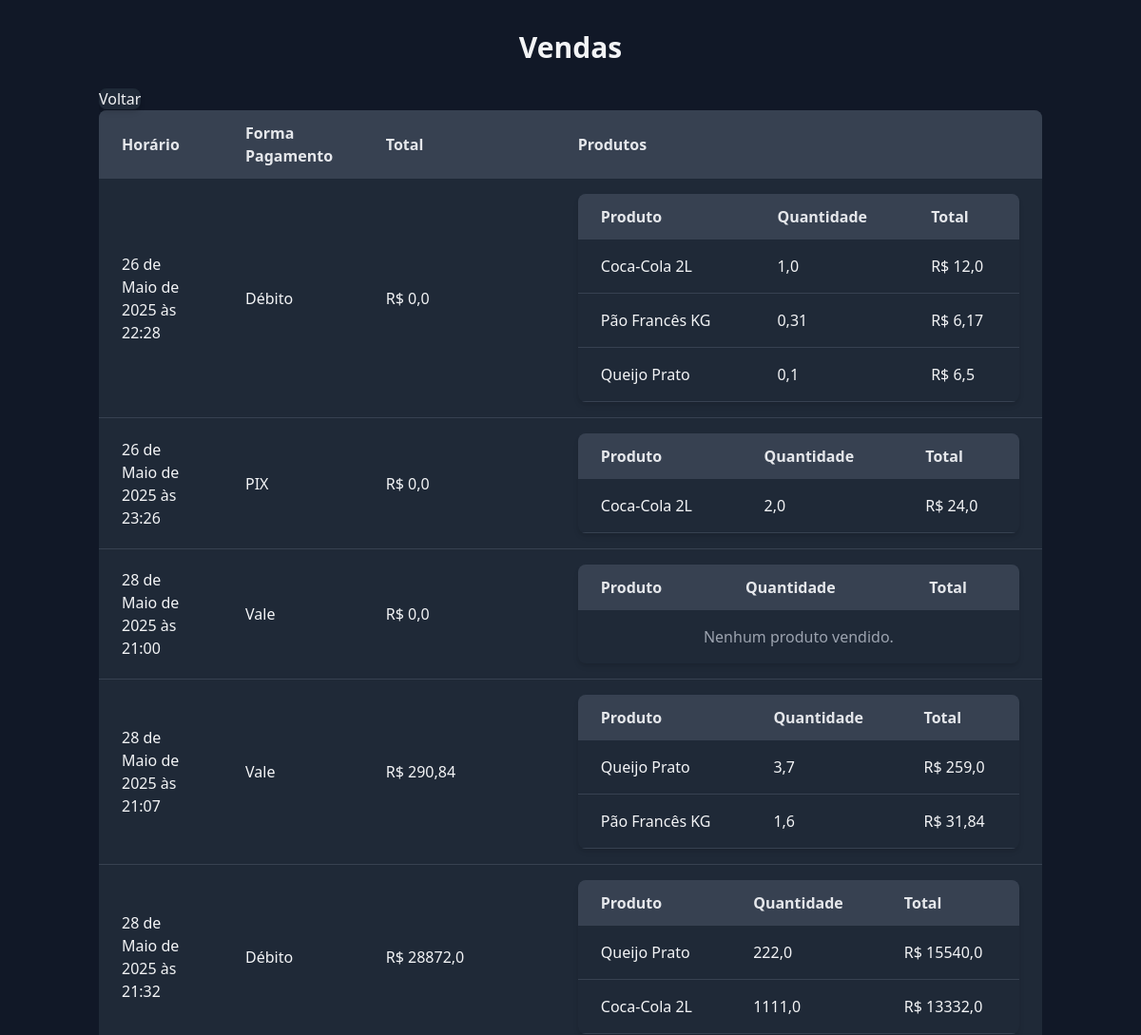
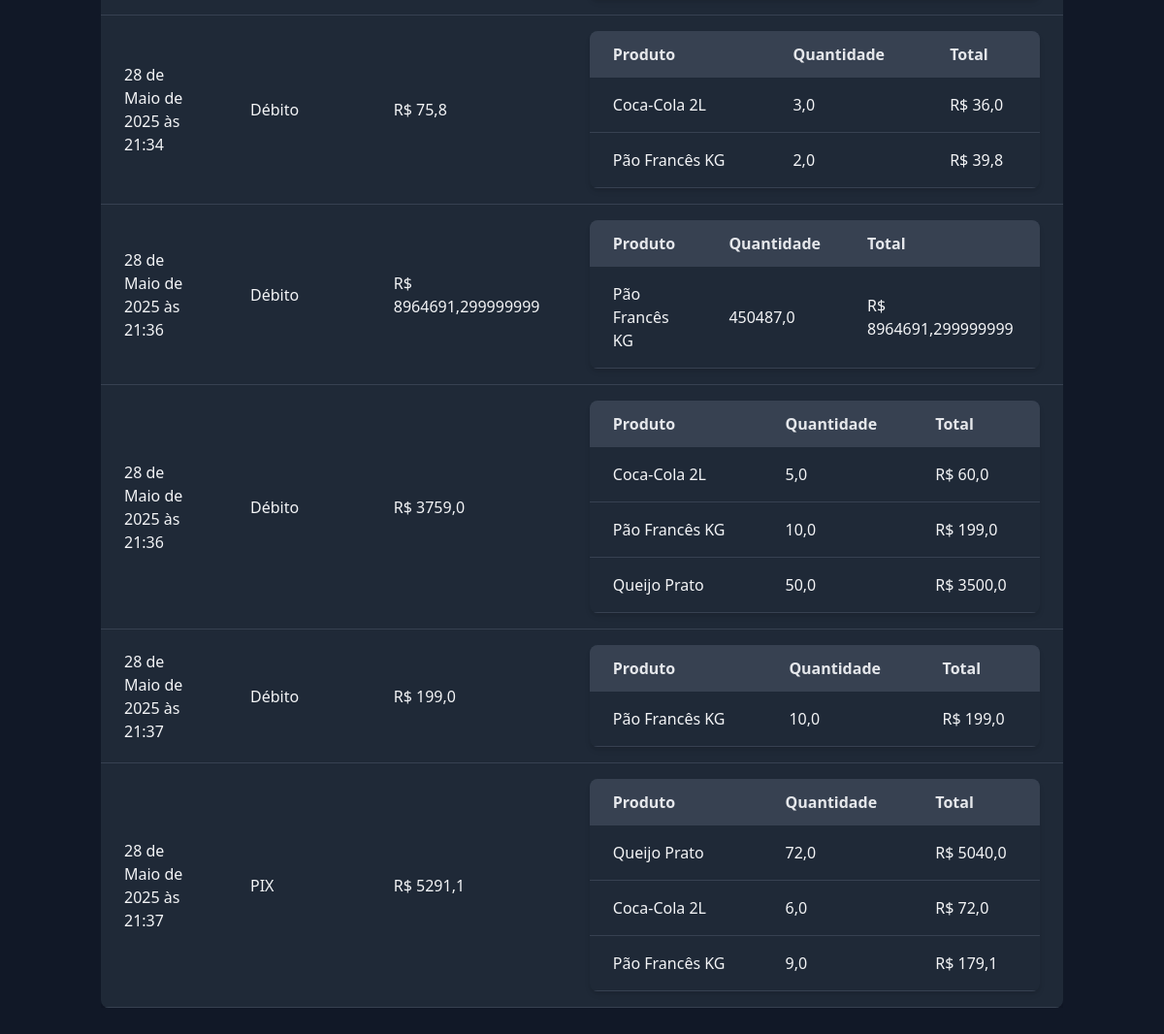
The app's page /vendas/ with its own data (2 pictures, top to bottom).
### app/models.py (models this page shows, shortened)
class Venda(models.Model):
    total = models.FloatField()
    formaDePagamento = models.ForeignKey(FormaDePagamento, on_delete=models.CASCADE)
    horario = models.DateTimeField(auto_created=True, auto_now=True)

class FormaDePagamento(models.Model):
    nome = models.CharField(max_length=30)
    taxa = models.FloatField()
    def __str__(self):
        return self.nome

class ProdutoVendido(models.Model):
    produto = models.ForeignKey(Produto, on_delete=models.CASCADE)
    quantidade = models.FloatField()
    total = models.FloatField()
    venda = models.ForeignKey(Venda, related_name="produtos_vendidos", on_delete=models.CASCADE)

class Produto(models.Model):
    descricao = models.CharField(max_length=100)
    valor = models.FloatField()
    custo = models.FloatField()
    categoria = models.ForeignKey(Categoria, on_delete=models.CASCADE)

### app/views.py (the view)
# urls.py: path('vendas/', vendas_view),
def vendas_view(request):
    vendas = Venda.objects.prefetch_related('produtos_vendidos__produto')
    return render(request, 'vendas.html', {'vendas': vendas})

### app/templates/vendas.html (shortened to what this page needs)
{% extends "base.html" %}
{% block header %}
Vendas
{% endblock %}
{% block conteudo %}
<table class="min-w-full bg-gray-800 shadow-md rounded-lg overflow-hidden">
    <thead class="bg-gray-700 text-gray-200 text-left">
        <tr>
            <th class="py-3 px-6">Horário</th>
            <th class="py-3 px-6">Forma Pagamento</th>
            <th class="py-3 px-6">Total</th>
            <th class="py-3 px-6">Produtos</th>
        </tr>
    </thead>
    <tbody>
        {% for venda in vendas %}
        <tr class="border-b border-gray-700 hover:bg-gray-700">
            <td class="py-4 px-6">{{ venda.horario }}</td>
            <td class="py-4 px-6">{{ venda.formaDePagamento }}</td>
            <td class="py-4 px-6">R$ {{ venda.total }}</td>
            <td class="py-4 px-6">
                <table class="min-w-full bg-gray-800 shadow-md rounded-lg overflow-hidden">
                    <thead class="bg-gray-700 text-gray-200 text-left">
                        <tr>
                            <th class="py-3 px-6">Produto</th>
                            <th class="py-3 px-6">Quantidade</th>
                            <th class="py-3 px-6">Total</th>
                        </tr>
                    </thead>
                    <tbody>
                        {% for pv in venda.produtos_vendidos.all %}
                        <tr class="border-b border-gray-700 hover:bg-gray-700">
                            <td class="py-4 px-6">{{ pv.produto.descricao }}</td>
                            <td class="py-4 px-6">{{ pv.quantidade }}</td>
                            <td class="py-4 px-6">R$ {{ pv.total }}</td>
                        </tr>
                        {% empty %}
                        <tr>
                            <td colspan="4" class="py-4 px-6 text-center text-gray-400">Nenhum produto vendido.</td>
                        </tr>
                        {% endfor %}
                    </tbody>
                </table>
            </td>
        </tr>
        {% empty %}
        <tr>
            <td colspan="4" class="py-4 px-6 text-center text-gray-400">Nenhuma venda cadastrada.</td>
        </tr>
        {% endfor %}
    </tbody>
</table>
{% endblock %}

### records on screen
Venda: horario "26 de Maio de 2025 às 22:28", formaDePagamento "Débito", total "0,0"
ProdutoVendido: produto.descricao "Coca-Cola 2L", quantidade "1,0", total "12,0"
ProdutoVendido: produto.descricao "Pão Francês KG", quantidade "0,31", total "6,17"
ProdutoVendido: produto.descricao "Queijo Prato", quantidade "0,1", total "6,5"
Venda: horario "26 de Maio de 2025 às 23:26", formaDePagamento "PIX", total "0,0"
ProdutoVendido: produto.descricao "Coca-Cola 2L", quantidade "2,0", total "24,0"
Venda: horario "28 de Maio de 2025 às 21:00", formaDePagamento "Vale", total "0,0"
Venda: horario "28 de Maio de 2025 às 21:07", formaDePagamento "Vale", total "290,84"
ProdutoVendido: produto.descricao "Queijo Prato", quantidade "3,7", total "259,0"
ProdutoVendido: produto.descricao "Pão Francês KG", quantidade "1,6", total "31,84"
Venda: horario "28 de Maio de 2025 às 21:32", formaDePagamento "Débito", total "28872,0"
ProdutoVendido: produto.descricao "Queijo Prato", quantidade "222,0", total "15540,0"
ProdutoVendido: produto.descricao "Coca-Cola 2L", quantidade "1111,0", total "13332,0"
Venda: horario "28 de Maio de 2025 às 21:34", formaDePagamento "Débito", total "75,8"
ProdutoVendido: produto.descricao "Coca-Cola 2L", quantidade "3,0", total "36,0"
ProdutoVendido: produto.descricao "Pão Francês KG", quantidade "2,0", total "39,8"
Venda: horario "28 de Maio de 2025 às 21:36", formaDePagamento "Débito", total "8964691,299999999"
ProdutoVendido: produto.descricao "Pão Francês KG", quantidade "450487,0", total "8964691,299999999"
Venda: horario "28 de Maio de 2025 às 21:36", formaDePagamento "Débito", total "3759,0"
ProdutoVendido: produto.descricao "Coca-Cola 2L", quantidade "5,0", total "60,0"
ProdutoVendido: produto.descricao "Pão Francês KG", quantidade "10,0", total "199,0"
ProdutoVendido: produto.descricao "Queijo Prato", quantidade "50,0", total "3500,0"
Venda: horario "28 de Maio de 2025 às 21:37", formaDePagamento "Débito", total "199,0"
ProdutoVendido: produto.descricao "Pão Francês KG", quantidade "10,0", total "199,0"
Venda: horario "28 de Maio de 2025 às 21:37", formaDePagamento "PIX", total "5291,1"
ProdutoVendido: produto.descricao "Queijo Prato", quantidade "72,0", total "5040,0"
ProdutoVendido: produto.descricao "Coca-Cola 2L", quantidade "6,0", total "72,0"
ProdutoVendido: produto.descricao "Pão Francês KG", quantidade "9,0", total "179,1"
